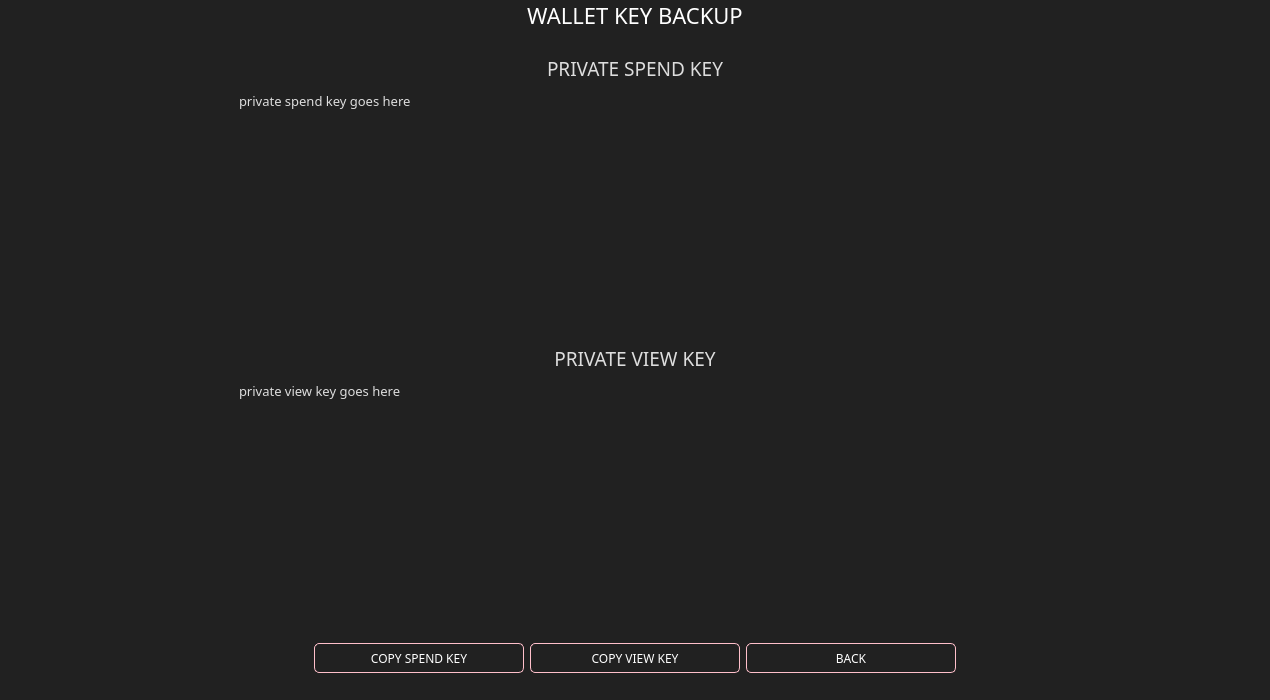
<?xml version="1.0" encoding="UTF-8"?>
<ui version="4.0">
 <class>ReceiveFrame</class>
 <widget class="QFrame" name="ReceiveFrame">
  <property name="geometry">
   <rect>
    <x>0</x>
    <y>0</y>
    <width>1270</width>
    <height>700</height>
   </rect>
  </property>
  <property name="minimumSize">
   <size>
    <width>1270</width>
    <height>700</height>
   </size>
  </property>
  <property name="windowTitle">
   <string>Frame</string>
  </property>
  <property name="styleSheet">
   <string notr="true">border: 0px;
background-color: #212121;
color: #ddd;</string>
  </property>
  <property name="frameShape">
   <enum>QFrame::StyledPanel</enum>
  </property>
  <property name="frameShadow">
   <enum>QFrame::Raised</enum>
  </property>
  <layout class="QVBoxLayout" name="verticalLayout">
   <property name="leftMargin">
    <number>0</number>
   </property>
   <property name="topMargin">
    <number>0</number>
   </property>
   <property name="rightMargin">
    <number>0</number>
   </property>
   <property name="bottomMargin">
    <number>0</number>
   </property>
   <item>
    <widget class="QLabel" name="label">
     <property name="font">
      <font>
       <family>Poppins</family>
       <pointsize>-1</pointsize>
      </font>
     </property>
     <property name="styleSheet">
      <string notr="true">color: #fff; 
font-size: 22px;</string>
     </property>
     <property name="text">
      <string>WALLET KEY BACKUP</string>
     </property>
     <property name="alignment">
      <set>Qt::AlignCenter</set>
     </property>
     <property name="margin">
      <number>40</number>
     </property>
    </widget>
   </item>
   <item>
    <widget class="QGroupBox" name="groupBox">
     <property name="minimumSize">
      <size>
       <width>1200</width>
       <height>560</height>
      </size>
     </property>
     <property name="maximumSize">
      <size>
       <width>16777215</width>
       <height>16777215</height>
      </size>
     </property>
     <property name="title">
      <string/>
     </property>
     <layout class="QGridLayout" name="gridLayout">
      <item row="0" column="0">
       <widget class="QGroupBox" name="seedBox">
        <property name="styleSheet">
         <string notr="true"/>
        </property>
        <property name="title">
         <string/>
        </property>
        <layout class="QVBoxLayout" name="verticalLayout_4">
         <item>
          <widget class="QLabel" name="label_7">
           <property name="font">
            <font>
             <family>Poppins</family>
             <pointsize>-1</pointsize>
            </font>
           </property>
           <property name="styleSheet">
            <string notr="true">color: #ddd;
font-size: 19px;
</string>
           </property>
           <property name="text">
            <string>YOUR 25 WORD MNEMONIC SEED</string>
           </property>
           <property name="alignment">
            <set>Qt::AlignCenter</set>
           </property>
          </widget>
         </item>
         <item>
          <widget class="Line" name="line">
           <property name="styleSheet">
            <string notr="true">background-color: #333;</string>
           </property>
           <property name="orientation">
            <enum>Qt::Horizontal</enum>
           </property>
          </widget>
         </item>
         <item alignment="Qt::AlignHCenter">
          <widget class="QTextBrowser" name="m_seed">
           <property name="minimumSize">
            <size>
             <width>800</width>
             <height>0</height>
            </size>
           </property>
           <property name="font">
            <font>
             <family>Poppins</family>
             <pointsize>-1</pointsize>
            </font>
           </property>
           <property name="styleSheet">
            <string notr="true">color: #ddd;
font-size: 16px;</string>
           </property>
           <property name="html">
            <string>&lt;!DOCTYPE HTML PUBLIC &quot;-//W3C//DTD HTML 4.0//EN&quot; &quot;http://www.w3.org/TR/REC-html40/strict.dtd&quot;&gt;
&lt;html&gt;&lt;head&gt;&lt;meta name=&quot;qrichtext&quot; content=&quot;1&quot; /&gt;&lt;style type=&quot;text/css&quot;&gt;
p, li { white-space: pre-wrap; }
&lt;/style&gt;&lt;/head&gt;&lt;body style=&quot; font-family:'Poppins'; font-size:16px; font-weight:400; font-style:normal;&quot;&gt;
&lt;p style=&quot; margin-top:0px; margin-bottom:0px; margin-left:0px; margin-right:0px; -qt-block-indent:0; text-indent:0px;&quot;&gt;&lt;span style=&quot; font-size:11pt;&quot;&gt;Your wallet is an older format that does not support mnemonic seeds. Please generate a new wallet in order to get the 25 word Mnemonic seed and transfer your existing funds to your new wallet.&lt;/span&gt;&lt;/p&gt;&lt;/body&gt;&lt;/html&gt;</string>
           </property>
          </widget>
         </item>
         <item alignment="Qt::AlignHCenter">
          <widget class="QGroupBox" name="groupBox_6">
           <layout class="QHBoxLayout" name="horizontalLayout_5">
            <item>
             <widget class="QPushButton" name="m_copySeedButton">
              <property name="minimumSize">
               <size>
                <width>210</width>
                <height>30</height>
               </size>
              </property>
              <property name="maximumSize">
               <size>
                <width>210</width>
                <height>30</height>
               </size>
              </property>
              <property name="font">
               <font>
                <family>Poppins</family>
                <pointsize>-1</pointsize>
               </font>
              </property>
              <property name="styleSheet">
               <string notr="true">QPushButton#m_copySeedButton
{
    color: #fff;
    border: 1px solid pink;
    font-size: 12px;
    border-radius: 5px;
    
}

QPushButton#m_copySeedButton:hover
{
    color: pink;
    border: 1px solid pink;
    font-size: 12px;
    border-radius: 5px;
    
}</string>
              </property>
              <property name="text">
               <string>COPY</string>
              </property>
             </widget>
            </item>
            <item>
             <widget class="QPushButton" name="m_backButton_2">
              <property name="minimumSize">
               <size>
                <width>210</width>
                <height>30</height>
               </size>
              </property>
              <property name="maximumSize">
               <size>
                <width>210</width>
                <height>30</height>
               </size>
              </property>
              <property name="font">
               <font>
                <family>Poppins</family>
                <pointsize>-1</pointsize>
               </font>
              </property>
              <property name="styleSheet">
               <string notr="true">QPushButton#m_backButton_2
{
    color: #fff;
    border: 1px solid pink;
    font-size: 12px;
    border-radius: 5px;
    
}

QPushButton#m_backButton_2:hover
{
    color: pink;
    border: 1px solid pink;
    font-size: 12px;
    border-radius: 5px;
    
}</string>
              </property>
              <property name="text">
               <string>BACK</string>
              </property>
             </widget>
            </item>
           </layout>
          </widget>
         </item>
        </layout>
       </widget>
      </item>
      <item row="0" column="0">
       <widget class="QGroupBox" name="introBox">
        <property name="minimumSize">
         <size>
          <width>0</width>
          <height>50</height>
         </size>
        </property>
        <property name="title">
         <string/>
        </property>
        <layout class="QVBoxLayout" name="verticalLayout_3">
         <item>
          <widget class="QLabel" name="label_10">
           <property name="font">
            <font>
             <family>Poppins</family>
             <pointsize>-1</pointsize>
            </font>
           </property>
           <property name="styleSheet">
            <string notr="true">color: #ddd; font-size: 19px;</string>
           </property>
           <property name="text">
            <string>We care about your safety: Please read the following</string>
           </property>
           <property name="alignment">
            <set>Qt::AlignCenter</set>
           </property>
          </widget>
         </item>
         <item>
          <widget class="Line" name="line_2">
           <property name="styleSheet">
            <string notr="true">background-color: #333;</string>
           </property>
           <property name="orientation">
            <enum>Qt::Horizontal</enum>
           </property>
          </widget>
         </item>
         <item>
          <widget class="QGroupBox" name="groupBox_8">
           <property name="title">
            <string/>
           </property>
           <property name="alignment">
            <set>Qt::AlignCenter</set>
           </property>
           <layout class="QHBoxLayout" name="horizontalLayout_6">
            <item>
             <widget class="QGroupBox" name="groupBox_7">
              <property name="minimumSize">
               <size>
                <width>0</width>
                <height>0</height>
               </size>
              </property>
              <property name="maximumSize">
               <size>
                <width>500</width>
                <height>16777215</height>
               </size>
              </property>
              <property name="title">
               <string/>
              </property>
              <property name="alignment">
               <set>Qt::AlignCenter</set>
              </property>
              <layout class="QVBoxLayout" name="verticalLayout_6">
               <item>
                <widget class="QLabel" name="label_3">
                 <property name="minimumSize">
                  <size>
                   <width>0</width>
                   <height>50</height>
                  </size>
                 </property>
                 <property name="font">
                  <font>
                   <family>Poppins</family>
                   <pointsize>-1</pointsize>
                  </font>
                 </property>
                 <property name="styleSheet">
                  <string notr="true">font-size: 16px;
margin-left: 3em;</string>
                 </property>
                 <property name="text">
                  <string>■  Keep your seed and password safe</string>
                 </property>
                </widget>
               </item>
               <item>
                <widget class="QLabel" name="label_4">
                 <property name="minimumSize">
                  <size>
                   <width>0</width>
                   <height>50</height>
                  </size>
                 </property>
                 <property name="font">
                  <font>
                   <family>Poppins</family>
                   <pointsize>-1</pointsize>
                  </font>
                 </property>
                 <property name="styleSheet">
                  <string notr="true">font-size: 16px;
margin-left: 3em;</string>
                 </property>
                 <property name="text">
                  <string>■  Make a backup of your wallet file</string>
                 </property>
                </widget>
               </item>
               <item>
                <widget class="QLabel" name="label_8">
                 <property name="minimumSize">
                  <size>
                   <width>0</width>
                   <height>50</height>
                  </size>
                 </property>
                 <property name="font">
                  <font>
                   <family>Poppins</family>
                   <pointsize>-1</pointsize>
                  </font>
                 </property>
                 <property name="styleSheet">
                  <string notr="true">font-size: 16px;
margin-left: 3em;</string>
                 </property>
                 <property name="text">
                  <string>■  Be aware of phishing websites and programs</string>
                 </property>
                </widget>
               </item>
               <item>
                <widget class="QLabel" name="label_9">
                 <property name="minimumSize">
                  <size>
                   <width>0</width>
                   <height>50</height>
                  </size>
                 </property>
                 <property name="font">
                  <font>
                   <family>Poppins</family>
                   <pointsize>-1</pointsize>
                  </font>
                 </property>
                 <property name="styleSheet">
                  <string notr="true">font-size: 16px;
margin-left: 3em;</string>
                 </property>
                 <property name="text">
                  <string>■  Store a copy of your seed in a safe place</string>
                 </property>
                </widget>
               </item>
              </layout>
             </widget>
            </item>
           </layout>
          </widget>
         </item>
         <item alignment="Qt::AlignHCenter">
          <widget class="QGroupBox" name="groupBox_3">
           <layout class="QHBoxLayout" name="horizontalLayout_2">
            <item>
             <widget class="QPushButton" name="m_showSeed">
              <property name="minimumSize">
               <size>
                <width>210</width>
                <height>30</height>
               </size>
              </property>
              <property name="maximumSize">
               <size>
                <width>210</width>
                <height>30</height>
               </size>
              </property>
              <property name="font">
               <font>
                <family>Poppins</family>
                <pointsize>-1</pointsize>
               </font>
              </property>
              <property name="styleSheet">
               <string notr="true">QPushButton#m_showSeed
{
    color: #fff;
    border: 1px solid pink;
    font-size: 12px;
    border-radius: 5px;
    
}

QPushButton#m_showSeed:hover
{
    color: pink;
    border: 1px solid pink;
    font-size: 12px;
    border-radius: 5px;
    
}</string>
              </property>
              <property name="text">
               <string>SHOW SEED</string>
              </property>
             </widget>
            </item>
            <item>
             <widget class="QPushButton" name="m_backButton">
              <property name="minimumSize">
               <size>
                <width>210</width>
                <height>0</height>
               </size>
              </property>
              <property name="maximumSize">
               <size>
                <width>210</width>
                <height>30</height>
               </size>
              </property>
              <property name="font">
               <font>
                <family>Poppins</family>
                <pointsize>-1</pointsize>
               </font>
              </property>
              <property name="styleSheet">
               <string notr="true">QPushButton#m_backButton
{
    color: #fff;
    border: 1px solid pink;
    font-size: 12px;
    border-radius: 5px;
    
}

QPushButton#m_backButton:hover
{
    color: pink;
    border: 1px solid pink;
    font-size: 12px;
    border-radius: 5px;
    
}</string>
              </property>
              <property name="text">
               <string>BACK</string>
              </property>
             </widget>
            </item>
           </layout>
          </widget>
         </item>
         <item>
          <widget class="QLabel" name="label_12">
           <property name="font">
            <font>
             <family>Poppins</family>
            </font>
           </property>
           <property name="styleSheet">
            <string notr="true">color: #aaa; </string>
           </property>
           <property name="text">
            <string>Advanced Users:</string>
           </property>
           <property name="alignment">
            <set>Qt::AlignCenter</set>
           </property>
          </widget>
         </item>
         <item alignment="Qt::AlignHCenter">
          <widget class="QGroupBox" name="groupBox_4">
           <layout class="QHBoxLayout" name="horizontalLayout_3">
            <item>
             <widget class="QPushButton" name="m_showPrivate">
              <property name="minimumSize">
               <size>
                <width>200</width>
                <height>25</height>
               </size>
              </property>
              <property name="maximumSize">
               <size>
                <width>200</width>
                <height>25</height>
               </size>
              </property>
              <property name="font">
               <font>
                <family>Poppins</family>
                <pointsize>-1</pointsize>
               </font>
              </property>
              <property name="styleSheet">
               <string notr="true">QPushButton#m_showPrivate
{
    color: #fff;
    border: 1px solid pink;
    font-size: 12px;
    border-radius: 5px;
    
}

QPushButton#m_showPrivate:hover
{
    color: pink;
    border: 1px solid pink;
    font-size: 12px;
    border-radius: 5px;
    
}</string>
              </property>
              <property name="text">
               <string>PRIVATE KEYS</string>
              </property>
             </widget>
            </item>
            <item>
             <widget class="QPushButton" name="m_showGUI">
              <property name="minimumSize">
               <size>
                <width>200</width>
                <height>25</height>
               </size>
              </property>
              <property name="maximumSize">
               <size>
                <width>200</width>
                <height>25</height>
               </size>
              </property>
              <property name="font">
               <font>
                <family>Poppins</family>
                <pointsize>-1</pointsize>
               </font>
              </property>
              <property name="styleSheet">
               <string notr="true">QPushButton#m_showGUI
{
    color: #fff;
    border: 1px solid pink;
    font-size: 12px;
    border-radius: 5px;
    
}

QPushButton#m_showGUI:hover
{
    color: pink;
    border: 1px solid pink;
    font-size: 12px;
    border-radius: 5px;
    
}</string>
              </property>
              <property name="text">
               <string>TRACKING KEY</string>
              </property>
             </widget>
            </item>
           </layout>
          </widget>
         </item>
         <item>
          <widget class="QLabel" name="emptyLabelForAlignmentTop">
           <property name="sizePolicy">
            <sizepolicy hsizetype="Expanding" vsizetype="MinimumExpanding">
             <horstretch>0</horstretch>
             <verstretch>0</verstretch>
            </sizepolicy>
           </property>
           <property name="minimumSize">
            <size>
             <width>0</width>
             <height>0</height>
            </size>
           </property>
           <property name="maximumSize">
            <size>
             <width>16777215</width>
             <height>16777215</height>
            </size>
           </property>
           <property name="sizeIncrement">
            <size>
             <width>0</width>
             <height>0</height>
            </size>
           </property>
           <property name="styleSheet">
            <string notr="true">border: none;</string>
           </property>
          </widget>
         </item>
        </layout>
       </widget>
      </item>
      <item row="0" column="0">
       <widget class="QGroupBox" name="guiKeyBox">
        <property name="styleSheet">
         <string notr="true"/>
        </property>
        <property name="title">
         <string/>
        </property>
        <layout class="QVBoxLayout" name="verticalLayout_2">
         <item>
          <widget class="QLabel" name="label_2">
           <property name="font">
            <font>
             <family>Poppins</family>
             <pointsize>-1</pointsize>
            </font>
           </property>
           <property name="styleSheet">
            <string notr="true">color: #ddd; font-size: 19px;font-family: Poppins;</string>
           </property>
           <property name="text">
            <string>YOUR TRACKING KEY</string>
           </property>
           <property name="alignment">
            <set>Qt::AlignCenter</set>
           </property>
          </widget>
         </item>
         <item>
          <widget class="Line" name="line_3">
           <property name="styleSheet">
            <string notr="true">background-color: #333;</string>
           </property>
           <property name="orientation">
            <enum>Qt::Horizontal</enum>
           </property>
          </widget>
         </item>
         <item>
          <widget class="QGroupBox" name="groupBox_9">
           <property name="title">
            <string/>
           </property>
           <layout class="QHBoxLayout" name="horizontalLayout_7">
            <item>
             <widget class="QTextBrowser" name="m_guiKey">
              <property name="maximumSize">
               <size>
                <width>800</width>
                <height>16777215</height>
               </size>
              </property>
              <property name="font">
               <font>
                <family>Poppins</family>
                <pointsize>-1</pointsize>
               </font>
              </property>
              <property name="styleSheet">
               <string notr="true">font-size: 17px;</string>
              </property>
              <property name="html">
               <string>&lt;!DOCTYPE HTML PUBLIC &quot;-//W3C//DTD HTML 4.0//EN&quot; &quot;http://www.w3.org/TR/REC-html40/strict.dtd&quot;&gt;
&lt;html&gt;&lt;head&gt;&lt;meta name=&quot;qrichtext&quot; content=&quot;1&quot; /&gt;&lt;style type=&quot;text/css&quot;&gt;
p, li { white-space: pre-wrap; }
&lt;/style&gt;&lt;/head&gt;&lt;body style=&quot; font-family:'Poppins'; font-size:17px; font-weight:400; font-style:normal;&quot;&gt;
&lt;p style=&quot; margin-top:0px; margin-bottom:0px; margin-left:0px; margin-right:0px; -qt-block-indent:0; text-indent:0px;&quot;&gt;&lt;span style=&quot; font-size:11pt;&quot;&gt;Tracking key goes here&lt;/span&gt;&lt;/p&gt;&lt;/body&gt;&lt;/html&gt;</string>
              </property>
             </widget>
            </item>
           </layout>
          </widget>
         </item>
         <item alignment="Qt::AlignHCenter">
          <widget class="QGroupBox" name="groupBox_2">
           <layout class="QHBoxLayout" name="horizontalLayout">
            <item>
             <widget class="QPushButton" name="m_copyGUIKeyButton">
              <property name="sizePolicy">
               <sizepolicy hsizetype="Minimum" vsizetype="Minimum">
                <horstretch>0</horstretch>
                <verstretch>0</verstretch>
               </sizepolicy>
              </property>
              <property name="minimumSize">
               <size>
                <width>210</width>
                <height>30</height>
               </size>
              </property>
              <property name="maximumSize">
               <size>
                <width>210</width>
                <height>30</height>
               </size>
              </property>
              <property name="font">
               <font>
                <family>Poppins</family>
                <pointsize>-1</pointsize>
               </font>
              </property>
              <property name="styleSheet">
               <string notr="true">QPushButton#m_copyGUIKeyButton
{
    color: #fff;
    border: 1px solid pink;
    font-size: 12px;
    border-radius: 5px;
    
}

QPushButton#m_copyGUIKeyButton:hover
{
    color: pink;
    border: 1px solid pink;
    font-size: 12px;
    border-radius: 5px;
    
}</string>
              </property>
              <property name="text">
               <string>COPY</string>
              </property>
             </widget>
            </item>
            <item>
             <widget class="QPushButton" name="m_backButton_3">
              <property name="sizePolicy">
               <sizepolicy hsizetype="Minimum" vsizetype="Minimum">
                <horstretch>0</horstretch>
                <verstretch>0</verstretch>
               </sizepolicy>
              </property>
              <property name="minimumSize">
               <size>
                <width>210</width>
                <height>30</height>
               </size>
              </property>
              <property name="maximumSize">
               <size>
                <width>210</width>
                <height>30</height>
               </size>
              </property>
              <property name="font">
               <font>
                <family>Poppins</family>
                <pointsize>-1</pointsize>
               </font>
              </property>
              <property name="styleSheet">
               <string notr="true">QPushButton#m_backButton_3
{
    color: #fff;
    border: 1px solid pink;
    font-size: 12px;
    border-radius: 5px;
    
}

QPushButton#m_backButton_3:hover
{
    color: pink;
    border: 1px solid pink;
    font-size: 12px;
    border-radius: 5px;
    
}</string>
              </property>
              <property name="text">
               <string>BACK</string>
              </property>
             </widget>
            </item>
           </layout>
          </widget>
         </item>
        </layout>
       </widget>
      </item>
      <item row="0" column="0">
       <widget class="QGroupBox" name="privateKeyBox">
        <property name="styleSheet">
         <string notr="true"/>
        </property>
        <property name="title">
         <string/>
        </property>
        <layout class="QVBoxLayout" name="verticalLayout_5">
         <item>
          <widget class="QLabel" name="label_5">
           <property name="font">
            <font>
             <family>Poppins</family>
             <pointsize>-1</pointsize>
            </font>
           </property>
           <property name="styleSheet">
            <string notr="true">color: #ddd;
font-size: 19px;
font-family: Poppins;</string>
           </property>
           <property name="text">
            <string>PRIVATE SPEND KEY</string>
           </property>
           <property name="alignment">
            <set>Qt::AlignCenter</set>
           </property>
          </widget>
         </item>
         <item alignment="Qt::AlignHCenter">
          <widget class="QTextBrowser" name="m_spendKey">
           <property name="minimumSize">
            <size>
             <width>800</width>
             <height>0</height>
            </size>
           </property>
           <property name="font">
            <font>
             <family>Poppins</family>
             <pointsize>-1</pointsize>
            </font>
           </property>
           <property name="styleSheet">
            <string notr="true">color: #ddd;
font-size: 16px;</string>
           </property>
           <property name="html">
            <string>&lt;!DOCTYPE HTML PUBLIC &quot;-//W3C//DTD HTML 4.0//EN&quot; &quot;http://www.w3.org/TR/REC-html40/strict.dtd&quot;&gt;
&lt;html&gt;&lt;head&gt;&lt;meta name=&quot;qrichtext&quot; content=&quot;1&quot; /&gt;&lt;style type=&quot;text/css&quot;&gt;
p, li { white-space: pre-wrap; }
&lt;/style&gt;&lt;/head&gt;&lt;body style=&quot; font-family:'Poppins'; font-size:16px; font-weight:400; font-style:normal;&quot;&gt;
&lt;p style=&quot; margin-top:0px; margin-bottom:0px; margin-left:0px; margin-right:0px; -qt-block-indent:0; text-indent:0px;&quot;&gt;&lt;span style=&quot; font-family:'Courier'; font-size:10pt;&quot;&gt;private spend key goes here&lt;/span&gt;&lt;/p&gt;&lt;/body&gt;&lt;/html&gt;</string>
           </property>
          </widget>
         </item>
         <item>
          <widget class="QLabel" name="label_6">
           <property name="font">
            <font>
             <family>Poppins</family>
             <pointsize>-1</pointsize>
            </font>
           </property>
           <property name="styleSheet">
            <string notr="true">color: #ddd;
font-size: 19px;
font-family: Poppins;</string>
           </property>
           <property name="text">
            <string>PRIVATE VIEW KEY</string>
           </property>
           <property name="alignment">
            <set>Qt::AlignCenter</set>
           </property>
          </widget>
         </item>
         <item alignment="Qt::AlignHCenter">
          <widget class="QTextBrowser" name="m_viewKey">
           <property name="minimumSize">
            <size>
             <width>800</width>
             <height>0</height>
            </size>
           </property>
           <property name="font">
            <font>
             <family>Poppins</family>
             <pointsize>-1</pointsize>
            </font>
           </property>
           <property name="styleSheet">
            <string notr="true">color: #ddd;
font-size: 16px;</string>
           </property>
           <property name="html">
            <string>&lt;!DOCTYPE HTML PUBLIC &quot;-//W3C//DTD HTML 4.0//EN&quot; &quot;http://www.w3.org/TR/REC-html40/strict.dtd&quot;&gt;
&lt;html&gt;&lt;head&gt;&lt;meta name=&quot;qrichtext&quot; content=&quot;1&quot; /&gt;&lt;style type=&quot;text/css&quot;&gt;
p, li { white-space: pre-wrap; }
&lt;/style&gt;&lt;/head&gt;&lt;body style=&quot; font-family:'Poppins'; font-size:16px; font-weight:400; font-style:normal;&quot;&gt;
&lt;p style=&quot; margin-top:0px; margin-bottom:0px; margin-left:0px; margin-right:0px; -qt-block-indent:0; text-indent:0px;&quot;&gt;&lt;span style=&quot; font-family:'Courier'; font-size:10pt;&quot;&gt;private view key goes here&lt;/span&gt;&lt;/p&gt;&lt;/body&gt;&lt;/html&gt;</string>
           </property>
          </widget>
         </item>
         <item alignment="Qt::AlignHCenter">
          <widget class="QGroupBox" name="groupBox_5">
           <layout class="QHBoxLayout" name="horizontalLayout_4">
            <item>
             <widget class="QPushButton" name="m_copySpendKeyButton">
              <property name="minimumSize">
               <size>
                <width>210</width>
                <height>30</height>
               </size>
              </property>
              <property name="maximumSize">
               <size>
                <width>210</width>
                <height>30</height>
               </size>
              </property>
              <property name="font">
               <font>
                <family>Poppins</family>
                <pointsize>-1</pointsize>
               </font>
              </property>
              <property name="styleSheet">
               <string notr="true">QPushButton#m_copySpendKeyButton
{
    color: #fff;
    border: 1px solid pink;
    font-size: 12px;
    border-radius: 5px;
    
}

QPushButton#m_copySpendKeyButton:hover
{
    color: pink;
    border: 1px solid pink;
    font-size: 12px;
    border-radius: 5px;
    
}</string>
              </property>
              <property name="text">
               <string>COPY SPEND KEY</string>
              </property>
             </widget>
            </item>
            <item>
             <widget class="QPushButton" name="m_copyViewKeyButton">
              <property name="minimumSize">
               <size>
                <width>210</width>
                <height>30</height>
               </size>
              </property>
              <property name="maximumSize">
               <size>
                <width>210</width>
                <height>30</height>
               </size>
              </property>
              <property name="font">
               <font>
                <family>Poppins</family>
                <pointsize>-1</pointsize>
               </font>
              </property>
              <property name="styleSheet">
               <string notr="true">QPushButton#m_copyViewKeyButton
{
    color: #fff;
    border: 1px solid pink;
    font-size: 12px;
    border-radius: 5px;
    
}

QPushButton#m_copyViewKeyButton:hover
{
    color: pink;
    border: 1px solid pink;
    font-size: 12px;
    border-radius: 5px;
    
}</string>
              </property>
              <property name="text">
               <string>COPY VIEW KEY</string>
              </property>
             </widget>
            </item>
            <item>
             <widget class="QPushButton" name="m_backButton_4">
              <property name="minimumSize">
               <size>
                <width>210</width>
                <height>30</height>
               </size>
              </property>
              <property name="maximumSize">
               <size>
                <width>210</width>
                <height>30</height>
               </size>
              </property>
              <property name="font">
               <font>
                <family>Poppins</family>
                <pointsize>-1</pointsize>
               </font>
              </property>
              <property name="styleSheet">
               <string notr="true">QPushButton#m_backButton_4
{
    color: #fff;
    border: 1px solid pink;
    font-size: 12px;
    border-radius: 5px;
    
}

QPushButton#m_backButton_4:hover
{
    color: pink;
    border: 1px solid pink;
    font-size: 12px;
    border-radius: 5px;
    
}</string>
              </property>
              <property name="text">
               <string>BACK</string>
              </property>
             </widget>
            </item>
           </layout>
          </widget>
         </item>
        </layout>
       </widget>
      </item>
     </layout>
     <zorder>introBox</zorder>
     <zorder>seedBox</zorder>
     <zorder>guiKeyBox</zorder>
     <zorder>privateKeyBox</zorder>
    </widget>
   </item>
  </layout>
 </widget>
 <resources/>
 <connections>
  <connection>
   <sender>m_backButton</sender>
   <signal>clicked()</signal>
   <receiver>ReceiveFrame</receiver>
   <slot>backClicked()</slot>
   <hints>
    <hint type="sourcelabel">
     <x>1095</x>
     <y>35</y>
    </hint>
    <hint type="destinationlabel">
     <x>599</x>
     <y>349</y>
    </hint>
   </hints>
  </connection>
  <connection>
   <sender>m_copySeedButton</sender>
   <signal>clicked()</signal>
   <receiver>ReceiveFrame</receiver>
   <slot>copySeedClicked()</slot>
   <hints>
    <hint type="sourcelabel">
     <x>130</x>
     <y>475</y>
    </hint>
    <hint type="destinationlabel">
     <x>649</x>
     <y>349</y>
    </hint>
   </hints>
  </connection>
  <connection>
   <sender>m_copyGUIKeyButton</sender>
   <signal>clicked()</signal>
   <receiver>ReceiveFrame</receiver>
   <slot>copyGUIClicked()</slot>
   <hints>
    <hint type="sourcelabel">
     <x>130</x>
     <y>175</y>
    </hint>
    <hint type="destinationlabel">
     <x>649</x>
     <y>349</y>
    </hint>
   </hints>
  </connection>
  <connection>
   <sender>m_copyViewKeyButton</sender>
   <signal>clicked()</signal>
   <receiver>ReceiveFrame</receiver>
   <slot>copyViewKeyClicked()</slot>
   <hints>
    <hint type="sourcelabel">
     <x>770</x>
     <y>325</y>
    </hint>
    <hint type="destinationlabel">
     <x>649</x>
     <y>349</y>
    </hint>
   </hints>
  </connection>
  <connection>
   <sender>m_copySpendKeyButton</sender>
   <signal>clicked()</signal>
   <receiver>ReceiveFrame</receiver>
   <slot>copySpendKeyClicked()</slot>
   <hints>
    <hint type="sourcelabel">
     <x>130</x>
     <y>325</y>
    </hint>
    <hint type="destinationlabel">
     <x>649</x>
     <y>349</y>
    </hint>
   </hints>
  </connection>
  <connection>
   <sender>m_showSeed</sender>
   <signal>clicked()</signal>
   <receiver>ReceiveFrame</receiver>
   <slot>showSeed()</slot>
   <hints>
    <hint type="sourcelabel">
     <x>394</x>
     <y>549</y>
    </hint>
    <hint type="destinationlabel">
     <x>634</x>
     <y>349</y>
    </hint>
   </hints>
  </connection>
  <connection>
   <sender>m_backButton_2</sender>
   <signal>clicked()</signal>
   <receiver>ReceiveFrame</receiver>
   <slot>back2Clicked()</slot>
   <hints>
    <hint type="sourcelabel">
     <x>744</x>
     <y>559</y>
    </hint>
    <hint type="destinationlabel">
     <x>634</x>
     <y>349</y>
    </hint>
   </hints>
  </connection>
  <connection>
   <sender>m_backButton_3</sender>
   <signal>clicked()</signal>
   <receiver>ReceiveFrame</receiver>
   <slot>back2Clicked()</slot>
   <hints>
    <hint type="sourcelabel">
     <x>744</x>
     <y>559</y>
    </hint>
    <hint type="destinationlabel">
     <x>634</x>
     <y>349</y>
    </hint>
   </hints>
  </connection>
  <connection>
   <sender>m_backButton_4</sender>
   <signal>clicked()</signal>
   <receiver>ReceiveFrame</receiver>
   <slot>back2Clicked()</slot>
   <hints>
    <hint type="sourcelabel">
     <x>884</x>
     <y>559</y>
    </hint>
    <hint type="destinationlabel">
     <x>634</x>
     <y>349</y>
    </hint>
   </hints>
  </connection>
  <connection>
   <sender>m_showPrivate</sender>
   <signal>clicked()</signal>
   <receiver>ReceiveFrame</receiver>
   <slot>showPrivate()</slot>
   <hints>
    <hint type="sourcelabel">
     <x>854</x>
     <y>549</y>
    </hint>
    <hint type="destinationlabel">
     <x>634</x>
     <y>349</y>
    </hint>
   </hints>
  </connection>
  <connection>
   <sender>m_showGUI</sender>
   <signal>clicked()</signal>
   <receiver>ReceiveFrame</receiver>
   <slot>showGUI()</slot>
   <hints>
    <hint type="sourcelabel">
     <x>800</x>
     <y>650</y>
    </hint>
    <hint type="destinationlabel">
     <x>634</x>
     <y>349</y>
    </hint>
   </hints>
  </connection>
 </connections>
 <slots>
  <slot>backClicked()</slot>
  <slot>back2Clicked()</slot>
  <slot>copyGUIClicked()</slot>
  <slot>copySpendKeyClicked()</slot>
  <slot>copyViewKeyClicked()</slot>
  <slot>showSeed()</slot>
  <slot>showGUI()</slot>
  <slot>showPrivate()</slot>
  <slot>showAdvanced()</slot>
  <slot>copySeedClicked()</slot>
  <slot>backupClicked()</slot>
 </slots>
</ui>
